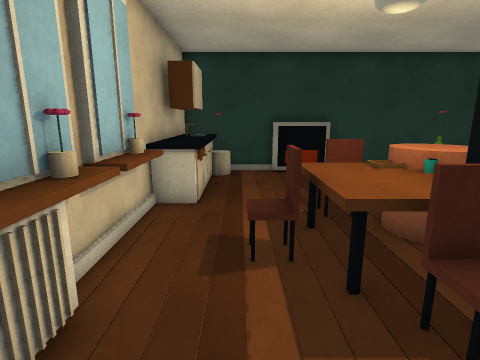
[1] (above)

12 first-person views from a walk through a scene from a Unity 3-D project. The camera is 1.3 m above the floor, tilts 12° down and sees 80° across. The floor is counted in squares, 0.5 m on a side. Each view is taken from the middle of a square. On the plan, view 1 faces up. The plan holds only what a view shows up to about 19 squares ahead; the rest is blank.

[2]
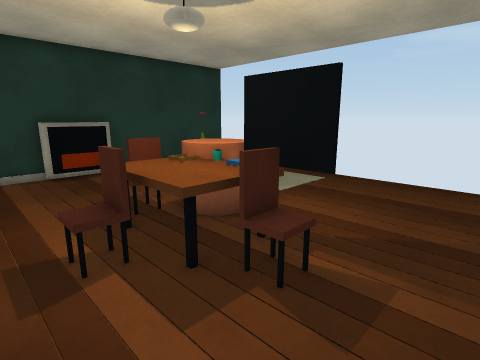

[3]
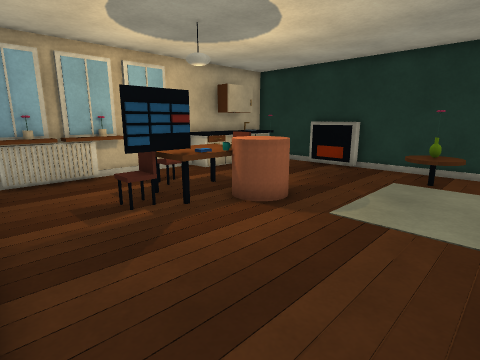

[4]
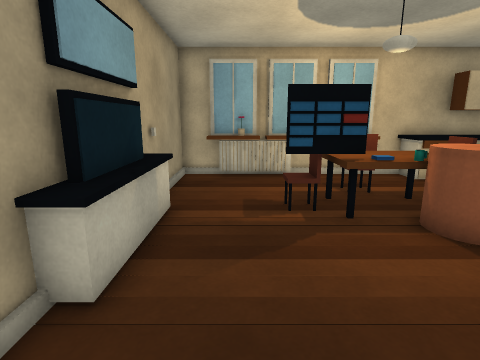

[5]
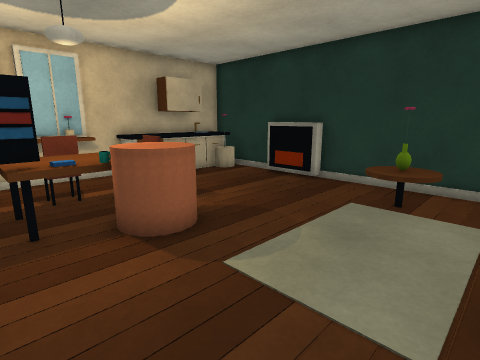

[6]
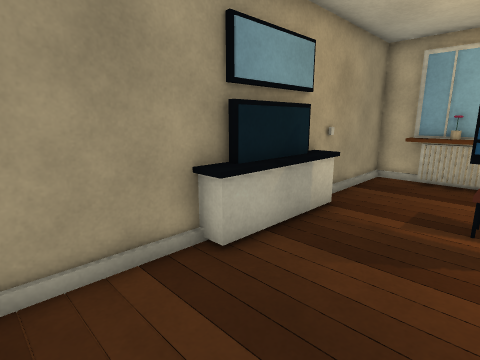

[7]
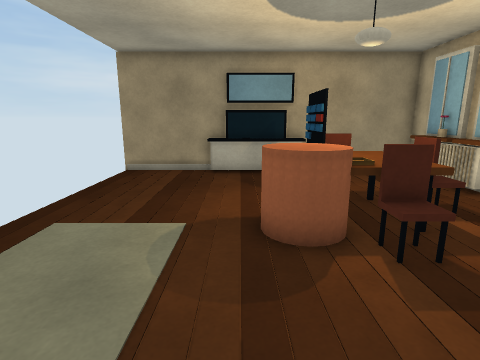

[8]
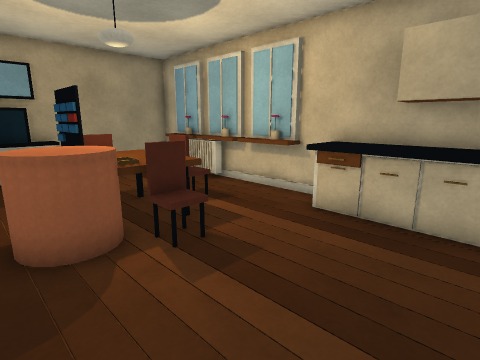

[9]
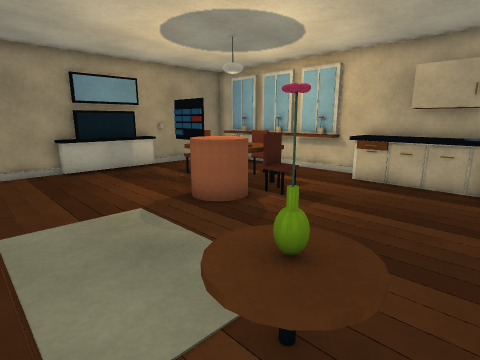

[10]
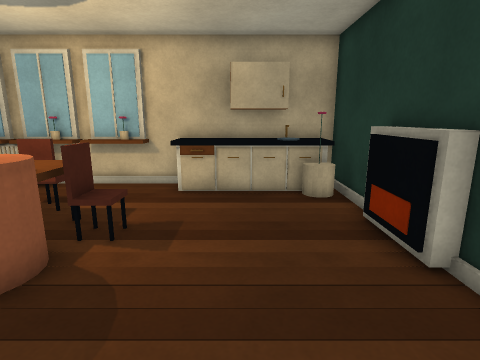

[11]
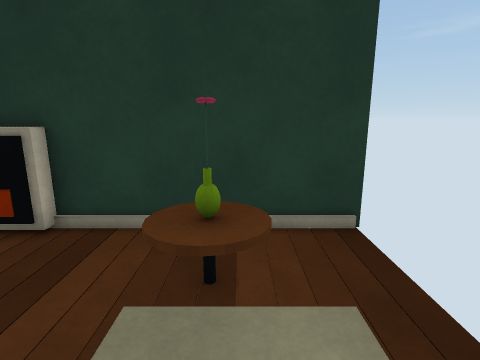

[12]
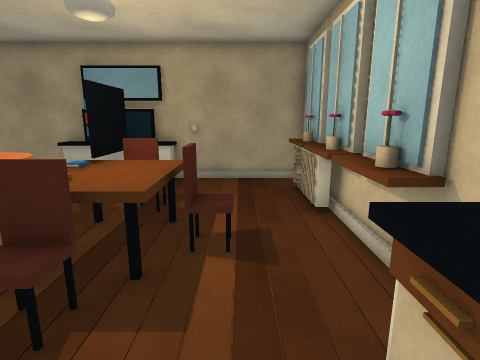

### Floor plan
Key: @ floor where view 1 was taken; # wall or solid block; . floor; = window, fence, low wall or low ledge; ^ raised ledge; O other object.
Columns run from 3 left of view 1 to 12 right of it. Each row starts with its distance up from view 1.
 15 ################
 14 #OO..===.......
 13 ###........OO..
 12 ##=........OO..
 11 #O=............
 10 #^^............
  9 #^^............
  8 # ....O........
  7 #=..OOOOO......
  6 #O..OOOOO......
  5 #=..#OOO.......
  4 #O..OOOO.......
  3 #^...#O#.......
  2 #=.............
  1 #O.............
  0 #^.@...........
 -1 #=....=###^ ...
 -2 ################

Where each view was taken, in squares from view 1:
view 1: 0 up, 0 right, facing up
view 2: 0 up, 1 left, facing up-right
view 3: 1 down, 11 right, facing up-left
view 4: 1 up, 11 right, facing left
view 5: 3 up, 11 right, facing up-left
view 6: 3 up, 11 right, facing down-left
view 7: 13 up, 6 right, facing down
view 8: 13 up, 6 right, facing down-left
view 9: 14 up, 11 right, facing down-left
view 10: 11 up, 9 right, facing left
view 11: 8 up, 9 right, facing up
view 12: 11 up, 0 right, facing down
